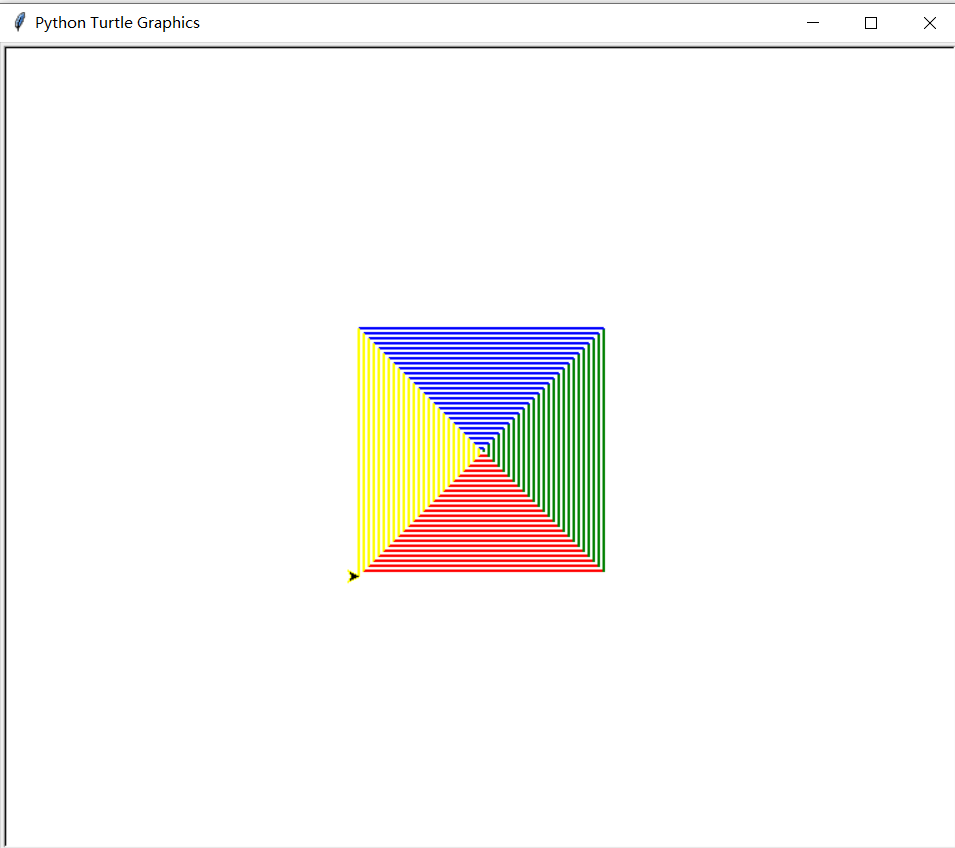

Write Python code to recreate this figure.
import turtle as t

t.speed(100)
t.pensize(2)
colors = ["red", "green", "blue","yellow"]
for x in range(100):
    t.pencolor(colors[x %4])
    t.forward(2*x)
    t.left(90)
t.exitonclick()
